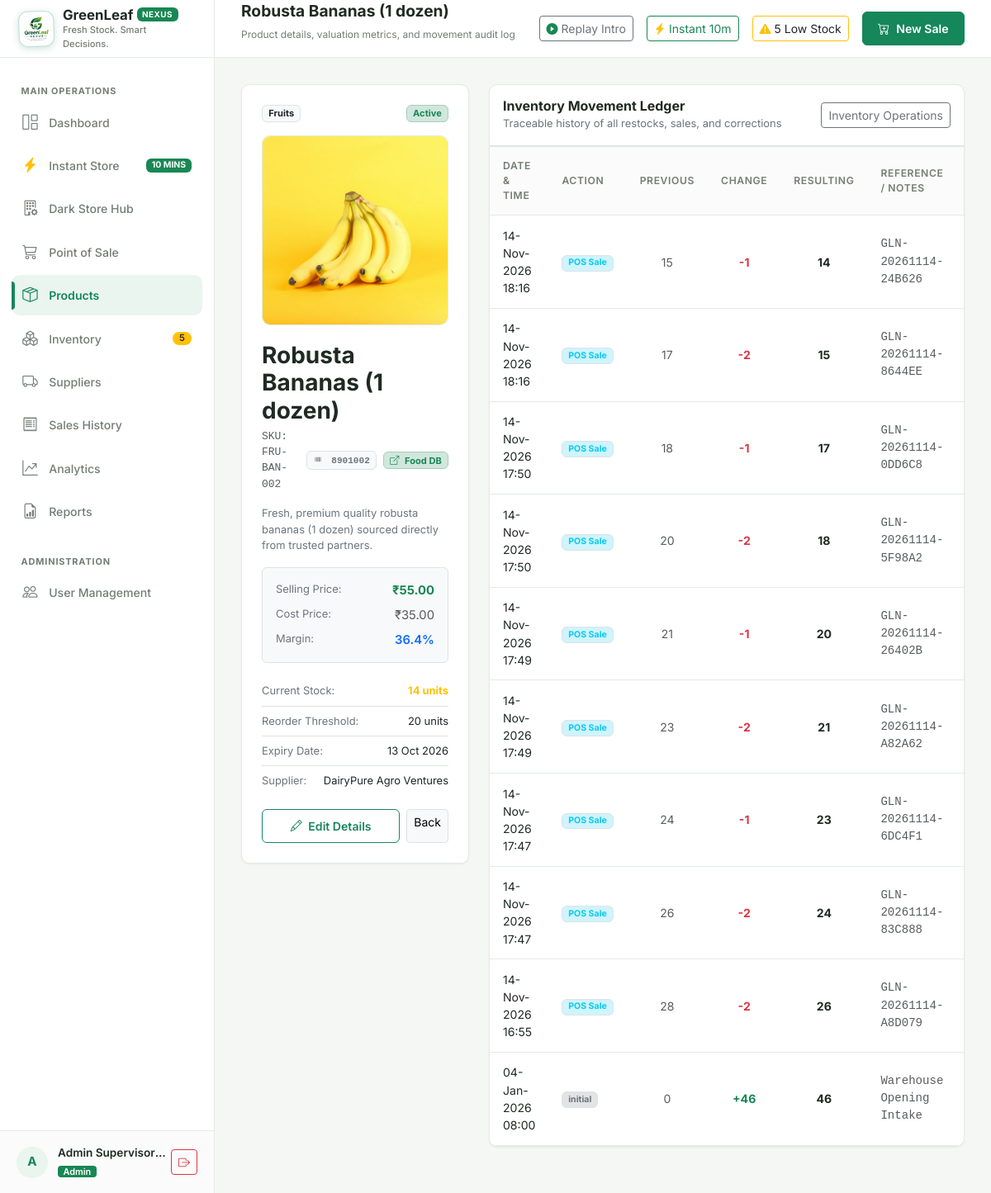
/products/2 (signed in), run on an earlier commit of the app's database.
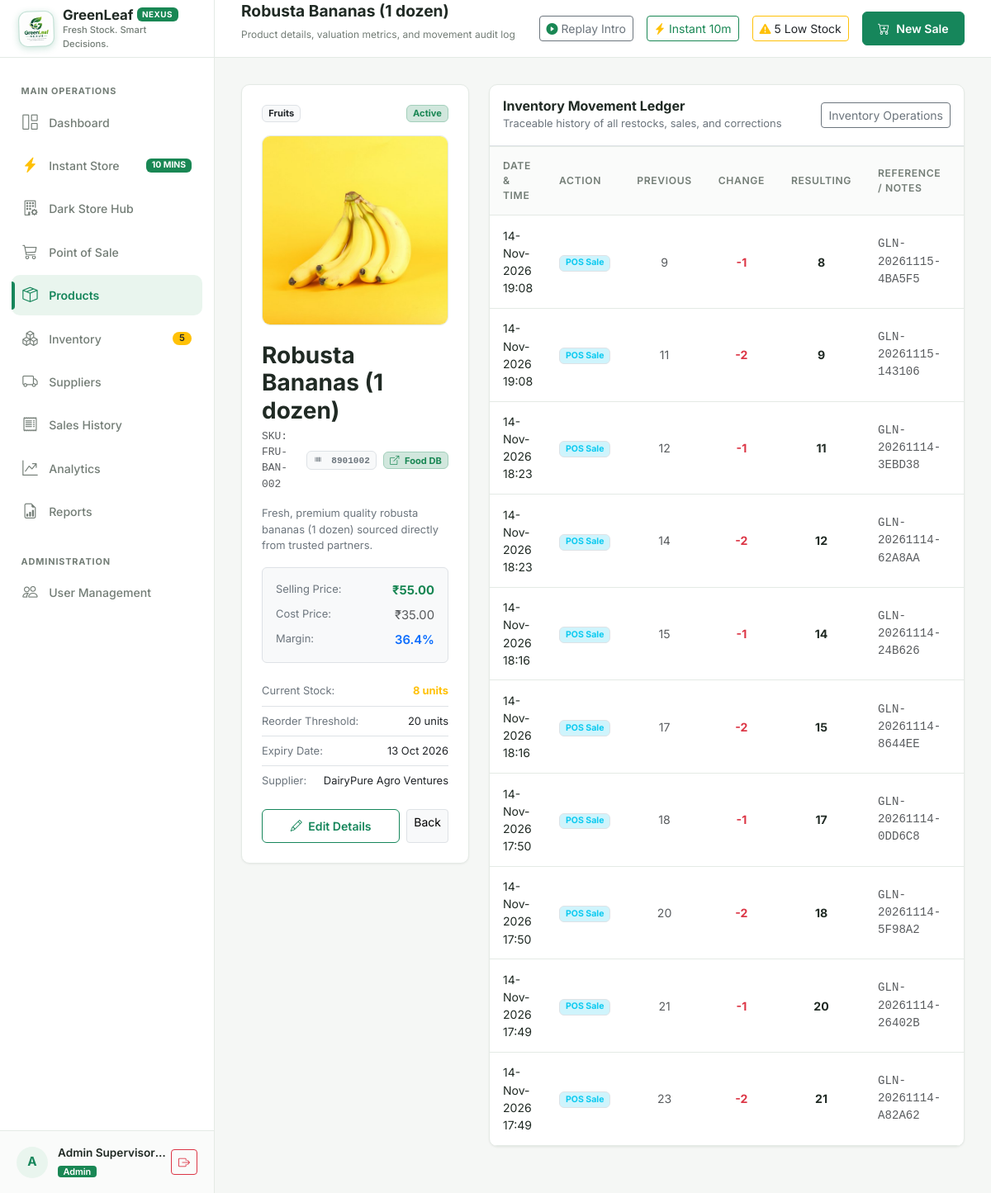
And on a later commit of the database.
### models/product.py (models this page shows, shortened)
class Product(db.Model):
    __tablename__ = "products"
    product_id = db.Column(db.Integer, primary_key=True, autoincrement=True)
    sku = db.Column(db.String(50), unique=True, nullable=False, index=True)
    barcode = db.Column(db.String(50), nullable=True, index=True)
    name = db.Column(db.String(120), nullable=False, index=True)
    description = db.Column(db.Text, nullable=True)
    category = db.Column(db.String(50), nullable=False, index=True)
    unit_price = db.Column(db.Float, nullable=False)
    cost_price = db.Column(db.Float, default=0.0, nullable=False)
    stock_qty = db.Column(db.Integer, nullable=False, default=0)
    reorder_level = db.Column(db.Integer, nullable=False, default=10)
    expiry_date = db.Column(db.Date, nullable=True)
    supplier_id = db.Column(db.Integer, db.ForeignKey("suppliers.supplier_id"), nullable=True)
    image_path = db.Column(db.String(255), nullable=True)
    is_active = db.Column(db.Boolean, default=True, nullable=False, index=True)
    created_at = db.Column(db.DateTime, default=datetime.utcnow, nullable=False)
    updated_at = db.Column(db.DateTime, default=datetime.utcnow, onupdate=datetime.utcnow, nullable=False)
    supplier = db.relationship("Supplier", back_populates="products")
    sale_items = db.relationship("SaleItem", back_populates="product", lazy="dynamic")
    movements = db.relationship("InventoryMovement", back_populates="product", lazy="dynamic")

### models/inventory_movement.py (models this page shows, shortened)
class InventoryMovement(db.Model):
    __tablename__ = "inventory_movements"
    movement_id = db.Column(db.Integer, primary_key=True, autoincrement=True)
    product_id = db.Column(db.Integer, db.ForeignKey("products.product_id"), nullable=False, index=True)
    user_id = db.Column(db.Integer, db.ForeignKey("users.user_id"), nullable=True, index=True)
    movement_type = db.Column(db.String(30), nullable=False, index=True)  # 'sale', 'restock', 'adjustment', 'return', 'initial'
    quantity_change = db.Column(db.Integer, nullable=False)  # +ve or -ve
    previous_stock = db.Column(db.Integer, nullable=False)
    resulting_stock = db.Column(db.Integer, nullable=False)
    reference = db.Column(db.String(100), nullable=True)  # e.g., Invoice # or PO #
    notes = db.Column(db.Text, nullable=True)
    created_at = db.Column(db.DateTime, default=datetime.utcnow, nullable=False, index=True)
    product = db.relationship("Product", back_populates="movements")
    user = db.relationship("User", back_populates="movements")

### routes/products.py (the view)
@products_bp.route("/<int:product_id>")
@login_required
@admin_required
def details(product_id):
    product = Product.query.get_or_404(product_id)
    recent_movements = product.movements.order_by(InventoryMovement.created_at.desc()).limit(10).all()
    return render_template("products/details.html", product=product, movements=recent_movements)

### models/user.py (called while the page is built)
    @property
    def is_admin(self):
        return self.role == "admin"

### routes/auth.py (called while the page is built)
def admin_required(f):
    @wraps(f)
    def decorated_function(*args, **kwargs):
        if not current_user.is_authenticated:
            return redirect(url_for("auth.login", next=request.url))
        if not current_user.is_admin:
            flash("Access denied: Administrator privileges required.", "danger")
            return abort(403)
        return f(*args, **kwargs)
    return decorated_function

### templates/products/details.html (shortened to what the changed rows need)
{% extends "base.html" %}
{% block page_title %}{{ product.name }}{% endblock %}
{% block page_subtitle %}Product details, valuation metrics, and movement audit log{% endblock %}
{% block content %}
<div class="row g-4">
  <div class="col-12 col-lg-4">
    <div class="card-custom">
      <div class="d-flex align-items-center justify-content-between mb-3">
        <span class="badge bg-light text-dark border">{{ product.category }}</span>
        {% if product.is_active %}
          <span class="badge bg-success-subtle text-success border border-success-subtle">Active</span>
        {% else %}
          <span class="badge bg-secondary-subtle text-secondary border border-secondary-subtle">Inactive</span>
        {% endif %}
      </div>
      <div class="product-hero-container">
        {% if product.image_path %}
          <img src="{{ product.image_path }}" alt="{{ product.name }}" class="product-hero-img" onerror="this.style.display='none';this.nextElementSibling.classList.remove('d-none');">
        {% else %}
          <div class="text-center p-4">
            <i class="bi bi-basket text-success" style="font-size: 3.5rem;"></i>
            <div class="text-muted small mt-2">GreenLeaf Grocers Verified Quality</div>
          </div>
        {% endif %}
      </div>
      <h3 class="fw-bold mb-1">{{ product.name }}</h3>
      <div class="d-flex align-items-center gap-2 mb-3">
        <span class="font-monospace text-muted small">SKU: {{ product.sku }}</span>
        {% if product.barcode %}
          <span class="badge bg-light text-secondary border font-monospace">
            <i class="bi bi-upc me-1"></i> {{ product.barcode }}
          </span>
          <a href="https://world.openfoodfacts.org/product/{{ product.barcode }}" target="_blank" rel="noopener noreferrer" class="badge bg-success-subtle text-success border border-success-subtle text-decoration-none" title="View product in Open Food Facts Global Database">
            <i class="bi bi-box-arrow-up-right me-1"></i> Food DB
          </a>
        {% endif %}
      </div>
      {% if product.description %}
      <p class="text-secondary small mb-3">{{ product.description }}</p>
      {% endif %}
      <div class="bg-light p-3 rounded mb-3 border">
        <div class="d-flex justify-content-between mb-2">
          <span class="text-secondary small">Selling Price:</span>
          <span class="fw-bold text-success">{{ product.unit_price|currency }}</span>
        </div>
        <div class="d-flex justify-content-between mb-2">
          <span class="text-secondary small">Cost Price:</span>
          <span class="text-muted">{{ product.cost_price|currency }}</span>
        </div>
        <div class="d-flex justify-content-between">
          <span class="text-secondary small">Margin:</span>
          <span class="fw-semibold text-primary">
            {% if product.unit_price > 0 %}
              {{ "%.1f"|format(((product.unit_price - product.cost_price) / product.unit_price) * 100) }}%
            {% else %}0%{% endif %}
          </span>
        </div>
      </div>
      <div class="list-group list-group-flush small mb-3">
        <div class="list-group-item px-0 d-flex justify-content-between">
          <span class="text-secondary">Current Stock:</span>
          <span class="fw-bold {% if product.stock_qty <= product.reorder_level %}text-warning{% else %}text-dark{% endif %}">{{ product.stock_qty }} units</span>
        </div>
        <div class="list-group-item px-0 d-flex justify-content-between">
          <span class="text-secondary">Reorder Threshold:</span>
          <span>{{ product.reorder_level }} units</span>
        </div>
        <div class="list-group-item px-0 d-flex justify-content-between">
          <span class="text-secondary">Expiry Date:</span>
          <span>{{ product.expiry_date.strftime('%d %b %Y') if product.expiry_date else 'No Expiry' }}</span>
        </div>
        <div class="list-group-item px-0 d-flex justify-content-between">
        </div>
      </div>
      <div class="d-flex gap-2">
        <a href="{{ url_for('products.edit', product_id=product.product_id) }}" class="btn btn-sm btn-outline-green flex-fill">
        </a>
        <a href="{{ url_for('products.index') }}" class="btn btn-sm btn-light border">Back</a>
      </div>
    </div>
  </div>
  <div class="col-12 col-lg-8">
    <div class="card-custom p-0 overflow-hidden">
      <div class="table-responsive">
        <table class="table-custom mb-0">
          <thead>
            <tr>
              <th>Date & Time</th>
              <th>Action</th>
              <th class="text-center">Previous</th>
              <th class="text-center">Change</th>
              <th class="text-center">Resulting</th>
              <th>Reference / Notes</th>
              <th>Logged By</th>
            </tr>
          </thead>
          <tbody>
            {% for m in movements %}
            <tr>
              <td class="small">{{ m.created_at.strftime('%d-%b-%Y %H:%M') }}</td>
              <td>
                {% if m.movement_type == 'sale' %}
                  <span class="badge bg-info-subtle text-info border">POS Sale</span>
                {% elif m.movement_type == 'restock' %}
                  <span class="badge bg-success-subtle text-success border">Restock</span>
                {% elif m.movement_type == 'adjustment' %}
                  <span class="badge bg-warning-subtle text-warning border">Adjustment</span>
                {% else %}
                  <span class="badge bg-secondary-subtle text-secondary border">{{ m.movement_type }}</span>
                {% endif %}
              </td>
              <td class="text-center text-muted">{{ m.previous_stock }}</td>
              <td class="text-center fw-bold {% if m.quantity_change > 0 %}text-success{% else %}text-danger{% endif %}">
                {% if m.quantity_change > 0 %}+{{ m.quantity_change }}{% else %}{{ m.quantity_change }}{% endif %}
              </td>
              <td class="text-center fw-bold">{{ m.resulting_stock }}</td>
              <td class="small text-muted font-monospace">{{ m.reference or m.notes or '—' }}</td>
              <td class="small">{{ m.user.full_name if m.user else 'System' }}</td>
            </tr>
            {% else %}
            <tr>
              <td colspan="7" class="text-center text-muted py-4">No movement history recorded yet for this item.</td>
            </tr>
            {% endfor %}
          </tbody>
        </table>
      </div>
    </div>
  </div>
</div>
{% endblock %}

What changed in the data, as far as the page shows it:
no longer on this page (row unchanged): InventoryMovement: created_at "14-Nov-2026 17:47", movement_type "POS Sale", previous_stock "24", quantity_change "-1", resulting_stock "23", reference "GLN-20261114-6DC4F1"
no longer on this page (row unchanged): InventoryMovement: created_at "14-Nov-2026 17:47", movement_type "POS Sale", previous_stock "26", quantity_change "-2", resulting_stock "24", reference "GLN-20261114-83C888"
no longer on this page (row unchanged): InventoryMovement: created_at "14-Nov-2026 16:55", movement_type "POS Sale", previous_stock "28", quantity_change "-2", resulting_stock "26", reference "GLN-20261114-A8D079"
no longer on this page (row unchanged): InventoryMovement: created_at "04-Jan-2026 08:00", movement_type "initial", previous_stock "0", quantity_change "46", resulting_stock "46", reference "Warehouse Opening Intake"
changed Product "Robusta Bananas (1 dozen)": stock_qty "14" → "8"
added InventoryMovement: created_at "14-Nov-2026 19:08", movement_type "POS Sale", previous_stock "9", quantity_change "-1", resulting_stock "8", reference "GLN-20261115-4BA5F5"
added InventoryMovement: created_at "14-Nov-2026 19:08", movement_type "POS Sale", previous_stock "11", quantity_change "-2", resulting_stock "9", reference "GLN-20261115-143106"
added InventoryMovement: created_at "14-Nov-2026 18:23", movement_type "POS Sale", previous_stock "12", quantity_change "-1", resulting_stock "11", reference "GLN-20261114-3EBD38"
added InventoryMovement: created_at "14-Nov-2026 18:23", movement_type "POS Sale", previous_stock "14", quantity_change "-2", resulting_stock "12", reference "GLN-20261114-62A8AA"
